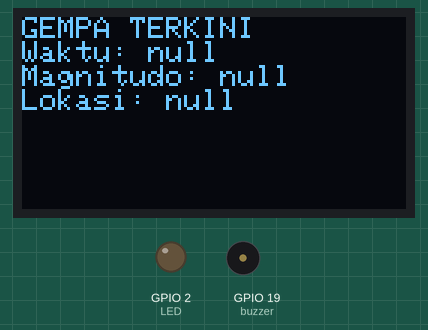
Simulated run of this sketch. Board: ESP32. Shown: 128×64 one-colour display, output pins drawn as LEDs (lit = HIGH), buzzer (waves = sounding, pin HIGH). WiFi joins after 1.5 s; servers stay silent unless stated; what the sketch prints to the serial monitor is not drawn.

Above: at 2.3 s.

The sketch:

esp32_earthquake_warning.ino
```cpp
/*
  Example usage of esp32 http request on BMKG API (no key requiered as of August 2024)

  This example use builtin led and (optional) buzzer for earthquake warning

  An (optional) led is used for the recording date, place and other usefull information of the earthquake


  Muhammad Nur Ilmih (with the help of awesome community and a lot of library)
  https://github.com/ilmihgila/esp32-eq-warning
*/

// Library bois!
#include <WiFi.h>
#include <HTTPClient.h>
#include <Wire.h>
#include <ArduinoJson.h>
#include <Adafruit_GFX.h>
#include <Adafruit_SSD1306.h>

char ssid[] = "{your ssid}"; // Wifi ssid
char password[] = "{your password}"; // Wifi password
const int buzzer = 19; // Optional buzzer
const int LED = 2; // Builtin led
#define SCREEN_WIDTH 128 // Display width
#define SCREEN_HEIGHT 64 // Display height
Adafruit_SSD1306 display(SCREEN_WIDTH, SCREEN_HEIGHT, &Wire, -1); // Idk what this is, but do not change this

// Use whatever data that u need (this example use BMKG API), dont forget to change the JSON parsing if u change this
String serverData = "https://data.bmkg.go.id/DataMKG/TEWS/autogempa.json";
String waktuLama = ""; // Set to empty for the first iteration

void setup() {
  Serial.begin(115200); // Set baud rate on serial monitor
  pinMode(buzzer, OUTPUT);
  pinMode(LED, OUTPUT);
  Serial.println("");
  WiFi.mode(WIFI_STA);
  WiFi.begin(ssid, password);
  Serial.println("");

  if(!display.begin(SSD1306_SWITCHCAPVCC, 0x3C)) { // Address 0x3D for 128x64
    Serial.println(F("SSD1306 allocation failed"));
    for(;;);
  }
  delay(2000);
  display.clearDisplay();
  display.setTextSize(1);
  display.setTextColor(WHITE);
  display.setCursor(0, 0);
  display.println("INI PUNYA ILMIH! :)");
  display.display();


  // wait for wifi connection
  while (WiFi.status() != WL_CONNECTED) {
    delay(1000);
    Serial.print(".");
  }
  Serial.println("");
  Serial.print("Connected to ");
  Serial.println(ssid);
  Serial.print("IP address: ");
  Serial.println(WiFi.localIP());
}
void loop() {

  if(WiFi.status() == WL_CONNECTED){
    HTTPClient https;
    https.begin(serverData);
    int httpCode = https.GET();
    if (httpCode <= 0) {
      Serial.print("Error on HTTP request: ");
      Serial.println(httpCode);
    }

    // Json parsing (adjusted to the current BMKG API)
    String payload = https.getString();
    JsonDocument doc;
    DeserializationError error = deserializeJson(doc, payload);
    String waktu = doc["Infogempa"]["gempa"]["Jam"];
    String magnitude = doc["Infogempa"]["gempa"]["Magnitude"];
    String lokasi = doc["Infogempa"]["gempa"]["Wilayah"];
    Serial.println("GEMPA TERKINI");
    Serial.println("Waktu: " + waktu);
    Serial.println("Magnitudo: " + magnitude);
    Serial.println("Lokasi: " + lokasi);

    if (waktuLama != waktu){
      Serial.println("GEMPA TERKINI");
      Serial.println("Waktu: " + waktu);
      Serial.println("Magnitudo: " + magnitude);
      Serial.println("Lokasi: " + lokasi);
      display.clearDisplay();
      display.setCursor(0,0);
      display.println("GEMPA TERKINI");
      display.println("Waktu: " + waktu);
      display.println("Magnitudo: " + magnitude);
      display.println("Lokasi: " + lokasi);
      display.display();

      // Buzz when magnitude >= 5
      if(magnitude.toFloat() >= 5){
        for(int j = 0; j < 5; j++){
          digitalWrite(LED, HIGH);
          for(int i = 200; i < 5000; i += 20){
            tone(buzzer, i); // Send iKHz sound signal...
            delay(25);
          }
          digitalWrite(LED,LOW);
          for(int i = 5000; i > 200; i -= 20){
            tone(buzzer, i); // Send iKHz sound signal...
            delay(25);
          }
        }
        noTone(buzzer);
      }
    }

    waktuLama = waktu; // current is always be past! (Time indicator to make sure the received data is unique)
    https.end();
  }
  delay(50000);
}
```
